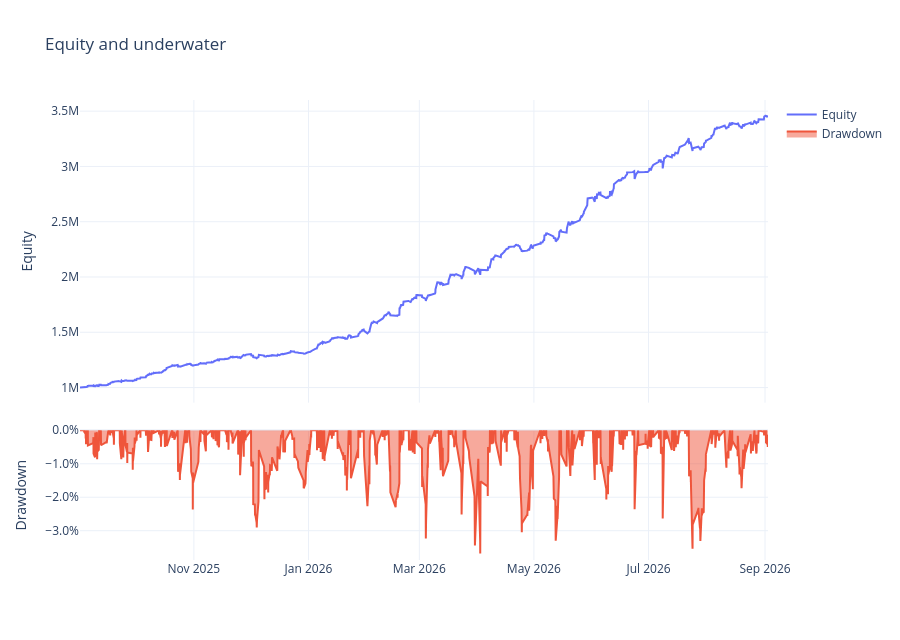

Here is the notebook cell this chart was saved with:
### Markdown cell above
## M21 — Metrics

### Code cell
!python -m ml_scan.cli backtest metrics --run data/artifacts/bt_smoke
import pandas as pd
from ml_scan.reporting.charts import equity_figure
eq = pd.read_parquet('data/artifacts/bt_smoke/equity.parquet')
fig = equity_figure(eq)
fig.show()

### Figure 1 — Plotly figure (JSON) as saved in the notebook; plotly's stock layout.template omitted (floating-point values rounded to 4 significant figures; data arrays with more than 128 entries replaced by an {"elided": "..."} marker saying what was removed)
{"data": [{"mode": "lines", "name": "Equity", "type": "scatter", "x": {"elided": "1496 str values"}, "xaxis": "x", "y": {"elided": "1496 float values"}, "yaxis": "y"}, {"fill": "tozeroy", "mode": "lines", "name": "Drawdown", "type": "scatter", "x": {"elided": "1496 str values"}, "xaxis": "x2", "y": {"elided": "1496 float values"}, "yaxis": "y2"}], "layout": {"height": 640, "title": {"text": "Equity and underwater"}, "xaxis": {"anchor": "y", "domain": [0, 1], "matches": "x2", "showticklabels": false}, "xaxis2": {"anchor": "y2", "domain": [0, 1]}, "yaxis": {"anchor": "x", "domain": [0.342, 1.0], "title": {"text": "Equity"}}, "yaxis2": {"anchor": "x2", "domain": [0, 0.282], "tickformat": ".1%", "title": {"text": "Drawdown"}}}}
